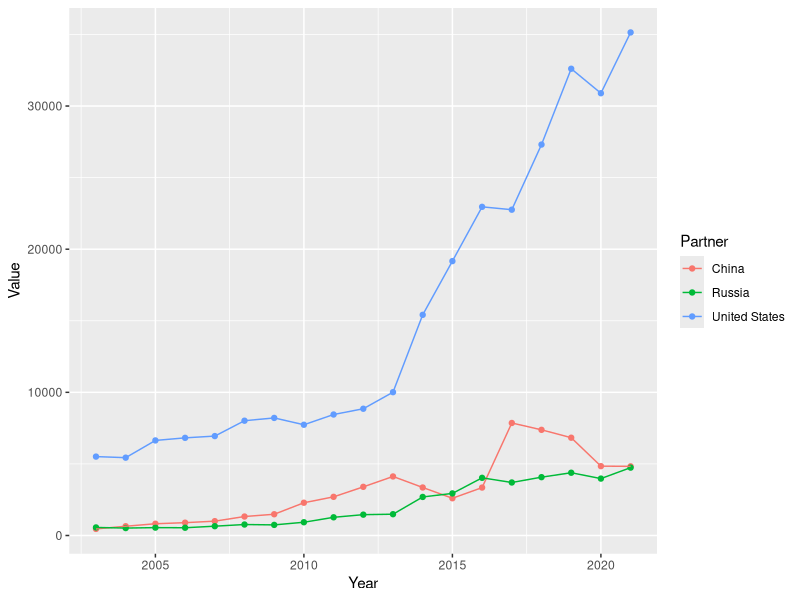

Here is the R script that generated this plot:
## ---- chunk 1
knitr::opts_chunk$set(echo = FALSE)
library(tidyverse)
library(readr)
library(readxl)
## ---- chunk 2
industries <- read.csv("wiiw-fdi-database.csv")
partners <- read.csv("wiiw_partners.csv")
## ---- chunk 3
editeddata <- industries %>%
  filter(Unit == "EUR m")
## ---- chunk 4
editedpartners <- partners %>% 
  filter(Unit == "EUR m") %>%
  filter(Partner %in% c("China", "Russia", "United States")) %>%
  select(-c(Tree.Level.1, Country.Code, Country, Partner.Code, Unit, Footnotes, Sources)) %>%
  pivot_longer(!c(Direction, Partner), names_to = "Year", values_to = "Value")

editedpartners$Year <- gsub("X_", "", editedpartners$Year)
editedpartners$Year <- as.numeric(editedpartners$Year)
editedpartners$Value <- as.numeric(editedpartners$Value)
## ---- chunk 5
fdistock <- editedpartners %>%
  filter(Direction == "FDI inward stock")
## ---- chunk 6
ggplot(fdistock, aes(x = Year, y = Value, color = Partner)) +
  geom_point() +
  geom_line()
